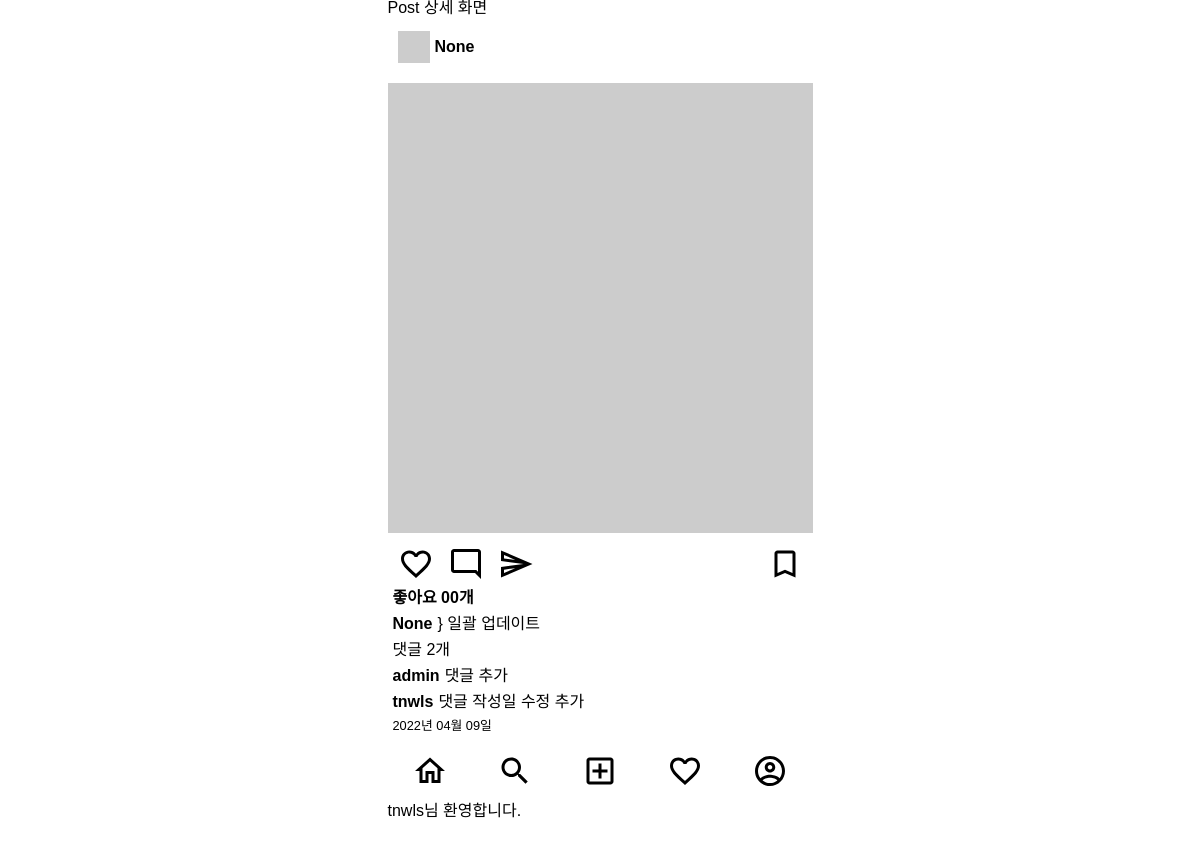
The app's page /posts/1/ (signed in) with its own data.
### posts/models.py (models this page shows)
class Post(models.Model):
    image = models.ImageField(verbose_name='이미지',null =True,blank=True)
    content = models.TextField(verbose_name='내용')
    created_at = models.DateTimeField(verbose_name='작성일', auto_now_add =True)
    view_count = models.IntegerField(verbose_name='조회수',default=0)
    writer = models.ForeignKey(to=User,on_delete=models.CASCADE,null=True,blank=True)

class Comment(models.Model):
    content = models.TextField(verbose_name='내용')
    created_at = models.DateTimeField(verbose_name='작성일',auto_now_add =True)
    post = models.ForeignKey(to='Post',on_delete=models.CASCADE)
    writer = models.ForeignKey(to=User,on_delete=models.CASCADE,null=True,blank=True)

### posts/views.py (the view)
# urls.py: path('<int:id>/',post_detail_view,name='post-detail' ),
def post_detail_view(request, id):
    try:
        post = Post.objects.get(id=id)
    except Post.DoesNotExist:
        return redirect('index')
    context = {
        'post': post,
    }
    return render(request,'posts/post_detail.html',context)

### templates/posts/post_detail.html (shortened to what this page needs)
{% extends 'base.html' %}
{% block content %}
<h1>Post 상세 화면</h1>
{% include 'mixin/posts/post_card.html' with detail=True %}
{% endblock %}

### templates/base.html (shortened to what this page needs)
{% load static %}
<!DOCTYPE html>
<html lang="ko">
<head>
    <link rel="stylesheet" href="{% static 'css/reset.css' %}">
    <link rel="stylesheet" href="{% static 'css/index.css' %}">
</head>
<body class="container">
    <div>
        {% block content %}
        {% endblock %}
    </div>
    <div>
        <nav>
            <ul class="bottom-menu-group">
                <li>
                    <a href="{% url 'index' %}">
                        <img src="{% static 'icons/home_outlined_black_36dp.svg' %}" alt="홈">
                    </a>
                </li>
                <li>
                    <img src="{% static 'icons/search_outlined_black_36dp.svg' %}" alt="검색"/>
                </li>
                <li>
                    <a href="{% url 'posts:post-create' %}">
                        <img src="{% static 'icons/add_box_outlined_black_36dp.svg' %}" alt="글쓰기"/>
                    </a>
                </li>
                <li>
                    <img src="{% static 'icons/favorite_outlined_black_36dp.svg' %}" alt="좋아요"/>
                </li>
                <li>
                    <img src="{% static 'icons/account_circle_outlined_black_36dp.svg' %}" alt="프로필"/>
                </li>
            </ul>
        </nav>
    </div>
    {% if request.user.is_authenticated %}
        <div>
            {{ user.username }}님 환영합니다.
        </div>
    {% endif %}
</body>
</html>

### templates/mixin/posts/post_card.html (shortened to what this page needs)
{% load static %}
<div class="card">
    <div class="card__header">
        <img class="card__user-image" src="http://via.placeholder.com/32x32"/>
        <span class="card__user-name">{{ post.writer }}</span>
    </div>
    <div class="card__body">
        <div>
            {% if post.image %}
                <img class="'card_image" src="{{ post.image.url }}" width="450" height="450" alt="">
            {% else %}
                <img class="card__image" src="http://via.placeholder.com/600x600">
            {% endif %}
        </div>
        <div class="card__btn-group">
            <div>
                <img class="card__btn" src="{% static 'icons/favorite_outlined_black_36dp.svg' %}" alt="좋아요"/>
                <img class="card__btn" src="{% static 'icons/mode_comment_outlined_black_36dp.svg' %}" alt="댓글"/>
                <img class="card__btn" src="{% static 'icons/send_outlined_black_36dp.svg' %}" alt="공유하기"/>
            </div>
            <div>
                <img class="card__btn" src="{% static 'icons/bookmark_outlined_black_36dp.svg' %}" alt="북마크"/>
            </div>
        </div>
        <div class="card_content">
            <span class="card__like-num">좋아요 00개</span>
            <div class="card__main-text">
                <p><span class="card__user-name">{{ post.writer }}</span>}
                {% if not detail %}
                    {{ post.content |truncatechars: 35 }
                {% else %}
                    {{ post.content }}
                {% endif %}
                </p>
            </div>
            <div>
                <p class="">댓글 {{ post.comment_set.all.count }}개 {% if not detail %}모두 보기{% endif %}</p>
                <ul class="card__comment-group">
                    {% if not detail %}
                        {% for comment in post.comment_set.all %}
                            <li><p><span class="card__user-name">{{ comment.writer }}</span>{{ comment.content }}</p>
                            </li>
                        {% empty %}
                            <li><p>댓글 없음</p></li>
                        {% endfor %}
                    {% else %}
                        {% for comment in post.comment_set.all|slice:":2" %}
                            <li><p><span class="card__user-name">{{ comment.writer }}</span>{{ comment.content }}</p>
                            </li>
                        {% empty %}
                            <li><p>댓글 없음</p></li>
                        {% endfor %}
                    {% endif %}
                </ul>
            </div>
            <span class="card__created-at">{{ post.created_at|date:"Y년 m월 d일" }}</span>
        </div>
    </div>
</div>

### static/css/index.css (style rules this page uses)
.container { display: flex; flex-direction: column; max-width: 425px; }
body { font-family: 'Noto Sans KR', sans-serif; margin: 0 auto 60px auto; }
.bottom-menu-group { display: flex; height: 60px; align-items: center; justify-content: space-around; background-color: #FFFFFF; }
.card__header { display: flex; align-items: center; margin: 15px 0; padding: 0 5px; }
.card__user-image { margin: 0 5px; }
.card__user-name { font-weight: bold; margin: 0 5px 0 0; }
.card__body { margin: 10px 0; }
.card__image { height: 450px; width: 100%; margin: 5px 0; object-fit: cover; }
.card__btn-group { display: flex; justify-content: space-between; margin: 5px 0; padding: 0 5px; }
.card__btn { margin: 0 5px; }
.card_content { display: flex; flex-direction: column; padding: 0 5px; }
.card__like-num { font-weight: bold; }
.card__main-text { margin: 10px 0; }
.card__comment-group > li { margin: 10px 0; }
.card__created-at { font-weight: lighter; font-size: 0.8rem; }

### records on screen
Post: writer "None", content "일괄 업데이트", comment_set.all.count "2", created_at "2022년 04월 09일"
Comment: writer "admin", content "댓글 추가"
Comment: writer "tnwls", content "댓글 작성일 수정 추가"

### other values on screen
{{ user.username }} "tnwls"
